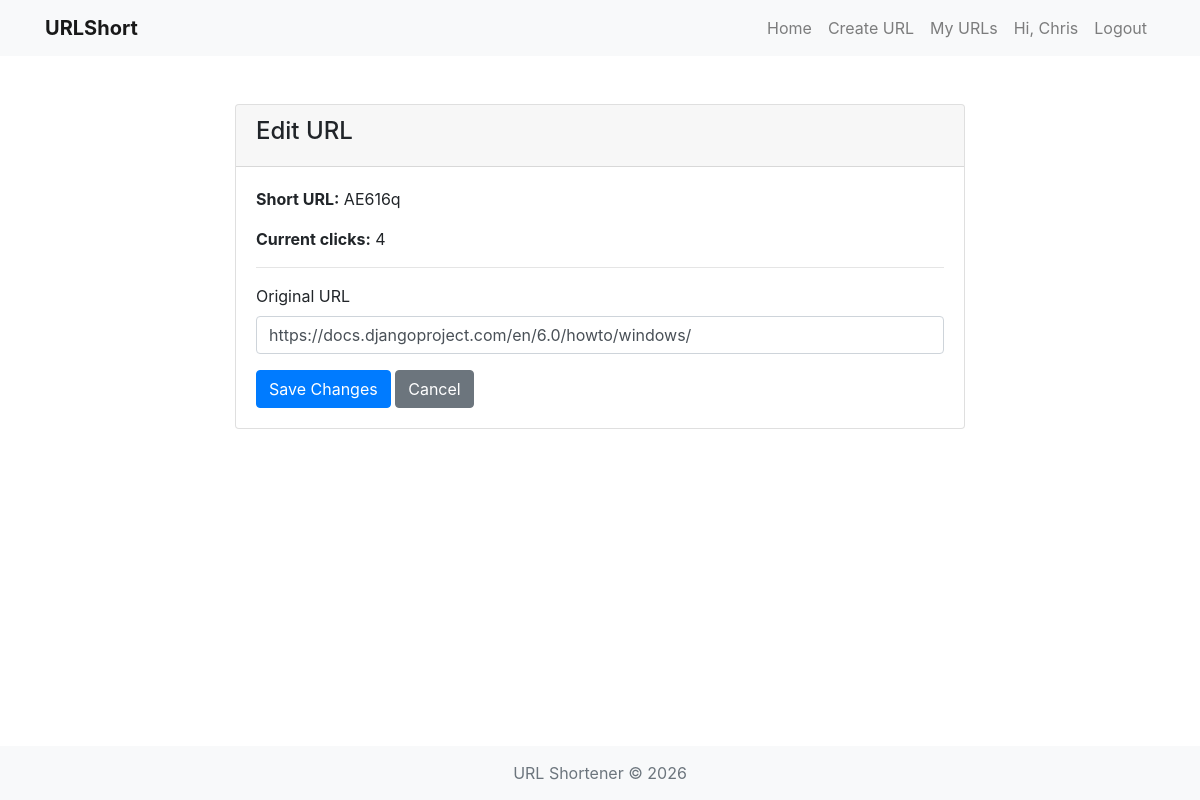
Page /edit/3/ (signed in) on the committed database.
### urlshort/models.py (models this page shows, shortened)
class ShortURL(models.Model):
    original_url = models.URLField(max_length=700)
    short_url = models.CharField(max_length=100, unique=True)
    time_date_created = models.DateTimeField(auto_now_add=True)
    click_count = models.IntegerField(default=0)
    user = models.ForeignKey(User, on_delete=models.CASCADE, null=True, blank=True)
    expires_at = models.DateTimeField(null=True, blank=True)

### urlshort/views.py (the view)
# urls.py: path('edit/<int:url_id>/', views.edit_url, name='edit_url'),
@login_required
def edit_url(request, url_id):
    url_obj = get_object_or_404(ShortURL, id=url_id, user=request.user)
    if request.method == 'POST':
        form = EditURLForm(request.POST, instance=url_obj)
        if form.is_valid():
            form.save()
            messages.success(request, 'URL updated successfully!')
            return redirect('my_urls')
    else:
        form = EditURLForm(instance=url_obj)
    return render(request, 'edit_url.html', {'form': form, 'url_obj': url_obj})

### urlshort/forms.py
class EditURLForm(forms.ModelForm):
    class Meta:
        model = ShortURL
        fields = ['original_url']
        widgets = {
            'original_url': forms.TextInput(attrs={
                'class': 'form-control'
            })
        }

### templates/edit_url.html (shortened to what this page needs)
{% extends 'base.html' %}
{% block content %}
<div class="container mt-5">
    <div class="row justify-content-center">
        <div class="col-md-8">
            <div class="card">
                <div class="card-header">
                    <h4>Edit URL</h4>
                </div>
                <div class="card-body">
                    <p><strong>Short URL:</strong> {{ url_obj.short_url }}</p>
                    <p><strong>Current clicks:</strong> {{ url_obj.click_count }}</p>
                    <hr>
                    <form method="POST">
                        <div class="form-group mb-3">
                            <label>Original URL</label>
                            {{ form.original_url }}
                        </div>
                        <button type="submit" class="btn btn-primary">Save Changes</button>
                        <a href="{% url 'my_urls' %}" class="btn btn-secondary">Cancel</a>
                    </form>
                </div>
            </div>
        </div>
    </div>
</div>
{% endblock content %}

### templates/base.html (shortened to what this page needs)
<!DOCTYPE html>
<html lang="en">
<head>
    <link rel="stylesheet" href="https://stackpath.bootstrapcdn.com/bootstrap/4.5.2/css/bootstrap.min.css">
</head>
<body>
    <nav class="navbar navbar-expand-lg navbar-light bg-light">
        <div class="container">
            <a class="navbar-brand" href="{% url 'home' %}">URLShort</a>
            <div class="collapse navbar-collapse" id="navbarNav">
                <ul class="navbar-nav ml-auto">
                    <li class="nav-item">
                        <a class="nav-link" href="{% url 'home' %}">Home</a>
                    </li>
                    {% if user.is_authenticated %}
                    <li class="nav-item">
                        <a class="nav-link" href="{% url 'create' %}">Create URL</a>
                    </li>
                    <li class="nav-item">
                        <a class="nav-link" href="{% url 'my_urls' %}">My URLs</a>
                    </li>
                    <li class="nav-item">
                        <span class="nav-link">Hi, {{ user.username }}</span>
                    </li>
                    <li class="nav-item">
                        <a class="nav-link" href="{% url 'logout' %}">Logout</a>
                    </li>
                    {% endif %}
                </ul>
            </div>
        </div>
    </nav>
    <div class="content-wrapper">
        {% block content %}
        {% endblock content %}
    </div>
    <footer class="footer text-center">
        <div class="container">
            <span class="text-muted">URL Shortener &copy; 2026</span>
        </div>
    </footer>
</body>
</html>

### templates/base.html (style rules this page uses)
body { min-height: 100vh; display: flex; flex-direction: column; }
.content-wrapper { flex: 1; }
.footer { background-color: #f8f9fa; padding: 15px 0; margin-top: auto; }
.navbar-brand { font-weight: bold; }

### rows in the picture
ShortURL: short_url "AE616q", click_count "4", original_url "https://docs.djangoproject.com/en/6.0/howto/windows/"

### other values in the picture
{{ user.username }} "Chris"
